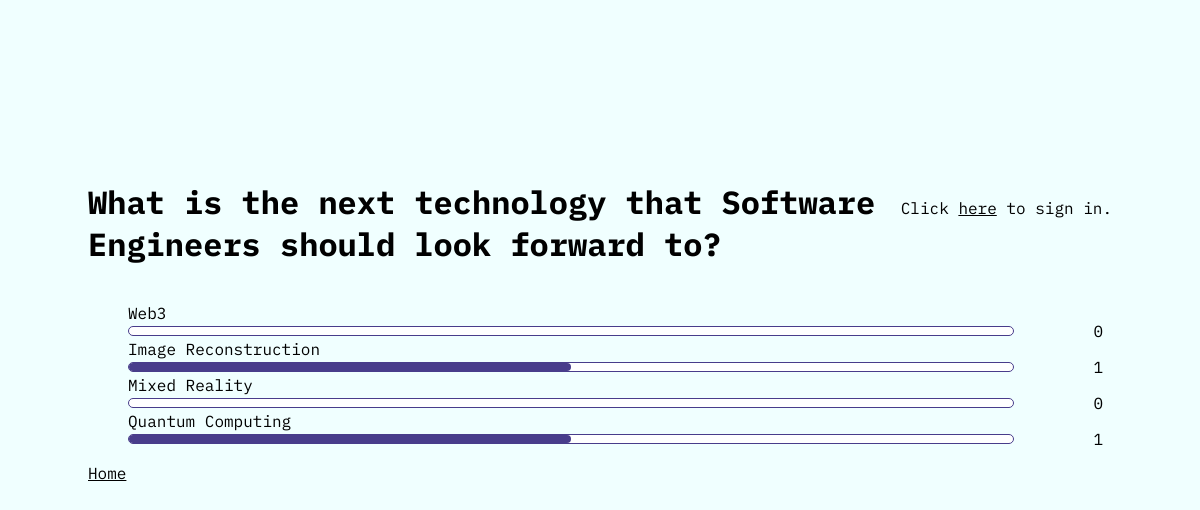
The page /polls/4/results/ on the database its author committed.
### polls/models.py (models this page shows, shortened)
class Question(models.Model):
    question_text = models.CharField(max_length=280)
    publish_date = models.DateTimeField("date published")
    end_date = models.DateTimeField("date closed", default=None, null=True, blank=True)
    visibilty = models.BooleanField("poll visibility", default=True)
    def is_published(self):
        if not self.visibilty:
            return False
        return timezone.now() >= self.publish_date

class Choice(models.Model):
    question = models.ForeignKey(Question, on_delete=models.CASCADE)
    choice_text = models.CharField(max_length=80)
    @property
    def vote_count(self):
        return VoteData.objects.filter(choice=self).count()

### polls/views.py (the view)
# urls.py: path("<int:pk>/results/", views.ResultsView.as_view(), name="results"),
class ResultsView(generic.DetailView):
    model = Question
    template_name = "polls/results.html"
    def get_context_data(self, **kwargs):
        context = super().get_context_data(**kwargs)
        context["total_votes"] = sum(
            [c.vote_count for c in context["question"].choice_set.all()]
        )
        return context
    def get_queryset(self):
        return Question.objects.filter(id__in=get_published())

### polls/templatetags/util_tags.py (called while the page is built)
@register.filter
def multiply(value, arg):
    try:
        return float(value) * float(arg)
    except ValueError:
        return None

@register.filter
def divide(value, arg):
    try:
        return float(value) / float(arg)
    except (ValueError, ZeroDivisionError):
        return None

@register.filter
def integer(value):
    return str(int(value))

### polls/views.py (called while the page is built)
def get_published():
    questions = Question.objects.all()
    return [q.id for q in questions if q.is_published()]

### polls/templates/polls/results.html (shortened to what this page needs)
{% load static %}
{% load util_tags %}
<html lang="en_US">
<head>
    <link rel="stylesheet" href="{% static 'polls/style.css' %}">
    <link rel="stylesheet" href="{% static 'polls/results_style.css' %}">
</head>
<body>
    <div class="container">
        <div class="top">
            <h1>{{ question.question_text }}</h1>
            <span>
                {% if user.is_authenticated %}
                Hello, {{ user.username }}. Click <a href="/accounts/logout/">here</a> to sign out.
                {% else %}
                Click <a href="/accounts/login/">here</a> to sign in.
                {% endif %}
            </span>
        </div>
        <ul>
            {% for choice in question.choice_set.all %}
            <li>{{ choice.choice_text }}
                <div class="choice">
                    <div class="bar">
                        {% if choice.vote_count < 1 %}
                        {% include "polls/percentbar.html" with percentage=0 id=forloop.counter %}
                        {% else %}
                        {% with choice.vote_count|divide:total_votes as percent %}
                        {% include "polls/percentbar.html" with percentage=percent|multiply:100 id=forloop.counter %}
                        {% endwith %}
                        {% endif %}
                    </div>
                    <span class="votes">{{ choice.vote_count }}</span>
                </div>
            </li>
            {% endfor %}
        </ul>
        <a href="{% url 'polls:index' %}">Home</a>
    </div>
</body>
</html>

### polls/templates/polls/percentbar.html (shortened to what this page needs)
{% load util_tags %}
<div class="bg" title="{{ percentage|integer }}%">
    <div class="fg{{ id }}" id="{{ id }}"></div>
</div>

### polls/static/polls/style.css (style rules this page uses)
body { font-family: 'IBM Plex Mono', monospace; background-color: azure; }
ul { list-style: none; }
a { color: black; }
div.container { margin: 10rem 5rem; }
div.top { display: flex; flex-direction: row; align-items: baseline; justify-content: space-between; }
div.top>h1 { flex-shrink: 1; }
div.top>span { flex-shrink: 0; text-align: right; }

### polls/static/polls/results_style.css (style rules this page uses)
div.choice { display: flex; width: 100%; height: 16px; align-items: center; }
div.bar { display: flex; width: 90%; }
span.votes { display: flex; justify-content: flex-end; margin-left: 5rem; }

### rows shown on the page
Question: question_text "What is the next technology that Software Engineers should look forward to?"
Choice: choice_text "Web3", vote_count "0"
Choice: choice_text "Image Reconstruction", vote_count "1"
Choice: choice_text "Mixed Reality", vote_count "0"
Choice: choice_text "Quantum Computing", vote_count "1"
